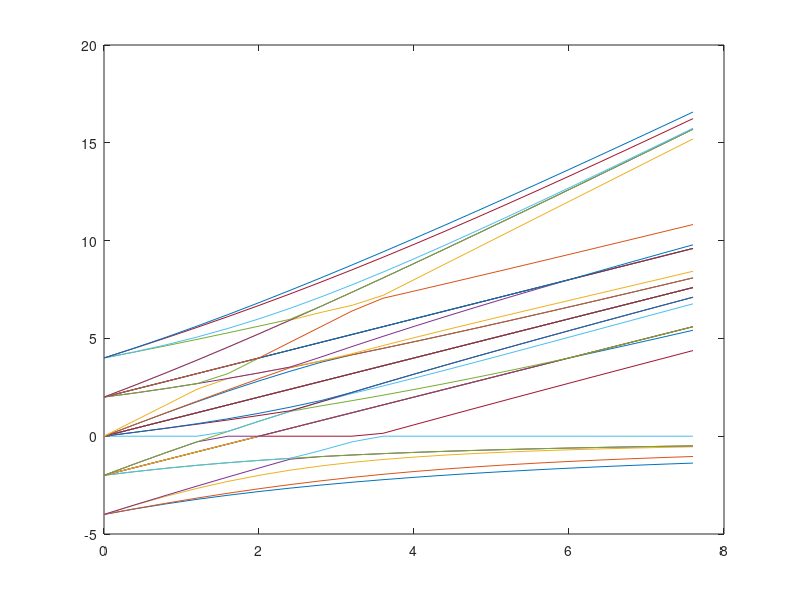

Reproduce this figure in MATLAB.
clear all;
u=0;t=1;numax=20;
for iu=1:numax
    uu(iu)=(iu-1)*0.4;
    u=uu(iu);
for i=1:36
    for j=1:36
        a(i,j)=0;
    end
end
for i=1:6
    a(i,i)=0;
end
for i=7:30
    a(i,i)=u;
end
for i=31:36
    a(i,i)=2*u;
end
a(1,26)=t;a(1,13)=t;a(1,7)=t;a(1,21)=-t;a(1,15)=-t;
a(1,29)=t;a(1,23)=t;a(1,12)=t;
a(2,25)=-t;a(2,14)=-t;a(2,8)=-t;a(2,22)=t;
a(2,16)=t;a(2,30)=-t;a(2,24)=-t;a(2,11)=-t;
a(3,25)=t;a(3,21)=t;a(3,15)=t;a(3,11)=t;
a(4,14)=t;a(4,8)=t;a(4,29)=-t;a(4,23)=-t;
a(5,26)=-t;a(5,22)=-t;a(5,16)=-t;a(5,12)=-t;
a(6,13)=-t;a(6,7)=-t;a(6,30)=t;a(6,24)=t;
a(7,28)=t;a(7,6)=-t;a(7,1)=t;a(7,9)=t;a(7,33)=t;a(7,32)=t;
a(8,2)=-t;a(8,27)=t;a(8,4)=t;a(8,10)=t;a(8,33)=-t;a(8,32)=-t;
a(9,30)=t;a(9,15)=-t;a(9,7)=t;a(9,11)=t;
a(10,16)=-t;a(10,29)=t;a(10,8)=t;a(10,12)=t;
a(11,2)=-t;a(11,3)=t;a(11,17)=-t;a(11,32)=t;a(11,31)=t;a(11,9)=t;
a(12,5)=-t;a(12,18)=-t;a(12,1)=t;a(12,32)=-t;a(12,31)=-t;a(12,10)=t;
a(13,1)=t;a(13,6)=-t;a(13,19)=-t;a(13,35)=t;a(13,34)=t;a(13,18)=-t;
a(14,4)=t;a(14,20)=-t;a(14,2)=-t;a(14,35)=-t;a(14,34)=-t;a(14,17)=-t;
a(15,35)=t;a(15,1)=-t;a(15,3)=t;a(15,9)=-t;a(15,17)=t;a(15,31)=t;
a(16,35)=-t;a(16,10)=-t;a(16,5)=-t;a(16,2)=t;a(16,18)=t;a(16,31)=-t;
a(17,14)=-t;a(17,23)=-t;a(17,11)=-t;a(17,15)=t;
a(18,13)=-t;a(18,12)=-t;a(18,24)=-t;a(18,16)=t;
a(19,21)=t;a(19,25)=-t;a(19,13)=-t;a(19,24)=-t;
a(20,22)=t;a(20,14)=-t;a(20,26)=-t;a(20,23)=-t;
a(21,36)=t;a(21,19)=t;a(21,3)=t;a(21,27)=-t;a(21,1)=-t;a(21,32)=t;
a(22,36)=-t;a(22,20)=t;a(22,2)=t;a(22,5)=-t;a(22,28)=-t;a(22,32)=-t;
a(23,20)=-t;a(23,34)=t;a(23,32)=t;a(23,17)=-t;a(23,4)=-t;a(23,1)=t;
a(24,19)=-t;a(24,34)=-t;a(24,32)=-t;a(24,2)=-t;a(24,18)=-t;a(24,6)=t;
a(25,27)=t;a(25,36)=t;a(25,35)=t;a(25,19)=-t;a(25,3)=t;a(25,2)=-t;
a(26,28)=t;a(26,36)=-t;a(26,35)=-t;a(26,1)=t;a(26,20)=-t;a(26,5)=-t;
a(27,25)=t;a(27,29)=t;a(27,21)=-t;a(27,8)=t;
a(28,26)=t;a(28,30)=t;a(28,7)=t;a(28,22)=-t;
a(29,35)=t;a(29,33)=t;a(29,27)=t;a(29,1)=t;a(29,4)=-t;a(29,10)=t;
a(30,35)=-t;a(30,33)=-t;a(30,28)=t;a(30,6)=t;a(30,9)=t;a(30,2)=-t;
a(31,16)=-t;a(31,15)=t;a(31,12)=-t;a(31,11)=t;
a(32,22)=-t;a(32,24)=-t;a(32,21)=t;a(32,23)=t;
a(32,11)=t;a(32,8)=-t;a(32,12)=-t;a(32,7)=t;
a(33,30)=-t;a(33,29)=t;a(33,7)=t;a(33,8)=-t;
a(34,23)=t;a(34,24)=-t;a(34,14)=-t;a(34,13)=t;
a(35,29)=t;a(35,26)=-t;a(35,30)=-t;a(35,25)=t;
a(35,13)=t;a(35,15)=t;a(35,14)=-t;a(35,16)=-t;
a(36,25)=t;a(36,26)=-t;a(36,21)=t;a(36,22)=-t;
[ev,ew]=eig(a);
for ien=1:36
    eigen(ien,iu)=ew(ien,ien);
end
end
for ien=1:36
plot(uu,eigen(ien,:))
hold on
end
